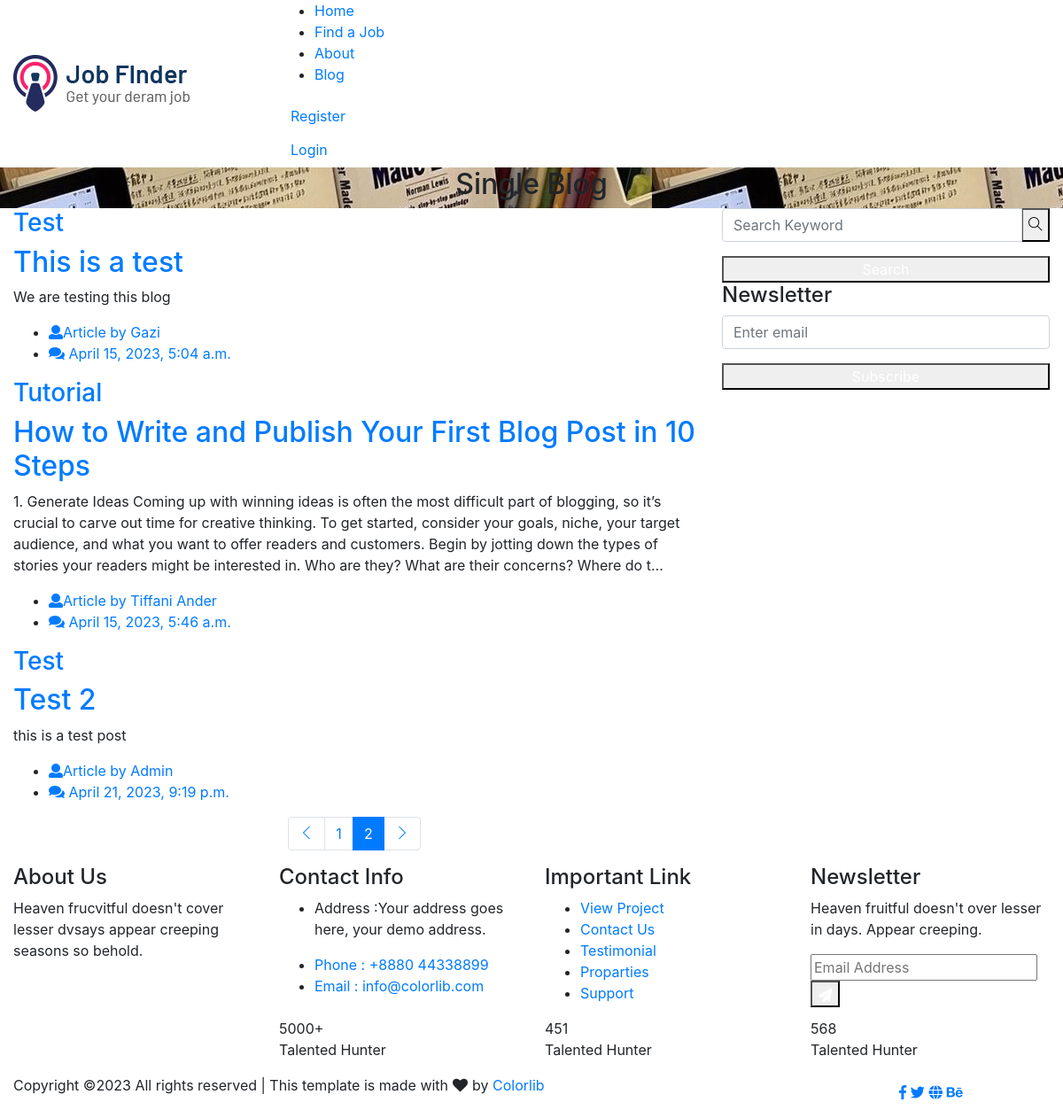
Page /blog on the committed database.
### job/models.py (models this page shows, shortened)
class Post(models.Model):
    sno = models.AutoField(primary_key=True)
    title = models.CharField(max_length=255)
    tag = models.CharField(max_length=13)
    content = models.TextField()
    author = models.CharField(max_length=13)
    slug = models.CharField(max_length=130)
    timeStamp = models.DateTimeField(blank=True)

### job/views.py (the view)
# urls.py: path('blog',blog, name='blog'),
def blog(request):
    text = request.GET.get('text')
    allPosts = Post.objects.all()
    if text:
        allPosts = allPosts.filter(title__icontains=text)
    context = {'allPosts' : allPosts}
    return render(request,"blog.html",context)

### job/templates/blog.html (shortened to what this page needs)
<!doctype html>
<html class="no-js" lang="zxx">
<head>
    {% load static %}
    <link rel="stylesheet" href="{% static "css/bootstrap.min.css" %}">
    <link rel="stylesheet" href="{% static "css/owl.carousel.min.css" %}s">
    <link rel="stylesheet" href="{% static "css/slicknav.css" %}">
    <link rel="stylesheet" href="{% static "css/animate.min.css" %}">
    <link rel="stylesheet" href="{% static "css/price_rangs.css" %}">
    <link rel="stylesheet" href="{% static "css/magnific-popup.css" %}">
    <link rel="stylesheet" href="{% static "css/fontawesome-all.min.css" %}">
    <link rel="stylesheet" href="{% static "css/themify-icons.css" %}">
    <link rel="stylesheet" href="{% static "css/slick.css" %}">
    <link rel="stylesheet" href="{% static "css/nice-select.css" %}">
    <link rel="stylesheet" href="{% static "css/style.css" %}">
    <link rel="stylesheet" href="{% static "css/responsive.css" %}">
</head>
<body>
    <header>
        <div class="header-area header-transparrent">
          <div class="headder-top header-sticky">
            <div class="container">
              <div class="row align-items-center">
                <div class="col-lg-3 col-md-2">
                  <div class="logo">
                    <a href="{% url 'index' %}"><img src="{% static 'img/logo/logo.png'%}" alt=""></a>
                  </div>
                </div>
                <div class="col-lg-9 col-md-9">
                  <div class="menu-wrapper">
                    <div class="main-menu">
                      <nav class="d-none d-lg-block">
                        <ul id="navigation">
                            <li><a href="{% url 'index' %}">Home</a></li>
                        <li><a href="{% url 'latest_job' %}">Find a Job </a></li>
                        <li><a href="{% url 'about' %}">About</a></li>
                        <li><a href="{% url 'blog' %}">Blog</a></li>
                          </ul>
                      </nav>
                    </div>
                    <div class="header-btn d-none f-right d-lg-block">
                      <a href="#" class="btn head-btn2" data-toggle="dropdown" role="button">Register</a>
                    </div>
                      <div class="dropdown">
                      <a href="#" class="btn head-btn2" data-toggle="dropdown" role="button">Login</a>
                    </div>
                    </div>
                  </div>
                </div>
                <div class="col-12">
                </div>
              </div>
            </div>
          </div>
      </header>
    <div class="slider-area ">
        <div class="single-slider section-overly slider-height2 d-flex align-items-center" data-background= "{% static 'img/hero/blog.jpg'%}">
            <div class="container">
                <div class="row">
                    <div class="col-xl-12">
                        <div class="hero-cap text-center">
                            <h2>Single Blog</h2>
                        </div>
                    </div>
                </div>
            </div>
        </div>
    </div>
    <section class="blog_area section-padding">
        <div class="container">
            <div class="row">
                <div class="col-lg-8 mb-5 mb-lg-0">
                    <div class="blog_left_sidebar">
                        {% for post in allPosts %}
                        <article class="blog_item">
                            <div class="blog_item_img">
                                <a href="#" class="blog_item_date">
                                    <h3> {{post.tag}} </h3>
                                </a>
                            </div>
                            <div class="blog_details">
                                <a class="d-inline-block" href="/blog/{{post.slug}}">
                                    <h2> {{post.title}} </h2>
                                </a>
                                <p> {{post.content| truncatechars:400}} </p>
                                <ul class="blog-info-link">
                                    <li><a href="#"><i class="fa fa-user"></i>Article by {{post.author}} </a></li>
                                    <li><a href="#"><i class="fa fa-comments"></i> {{post.timeStamp}} </a></li>
                                </ul>
                            </div>
                        </article>
                        {% endfor %}
                        <nav class="blog-pagination justify-content-center d-flex">
                            <ul class="pagination">
                                <li class="page-item">
                                    <a href="#" class="page-link" aria-label="Previous">
                                        <i class="ti-angle-left"></i>
                                    </a>
                                </li>
                                <li class="page-item">
                                    <a href="#" class="page-link">1</a>
                                </li>
                                <li class="page-item active">
                                    <a href="#" class="page-link">2</a>
                                </li>
                                <li class="page-item">
                                    <a href="#" class="page-link" aria-label="Next">
                                        <i class="ti-angle-right"></i>
                                    </a>
                                </li>
                            </ul>
                        </nav>
                    </div>
                </div>
                <div class="col-lg-4">
                    <div class="blog_right_sidebar">
                        <aside class="single_sidebar_widget search_widget">
                            <form action="{% url 'blog' %}" method="GET">
                                <div class="form-group">
                                    <div class="input-group mb-3">
                                        <input type="text" class="form-control" placeholder='Search Keyword' name="text" id="text"
                                            onfocus="this.placeholder = ''"
                                            onblur="this.placeholder = 'Search Keyword'">
                                        <div class="input-group-append">
                                            <button class="btns" type="button"><i class="ti-search"></i></button>
                                        </div>
                                    </div>
                                </div>
                                <button class="button rounded-0 primary-bg text-white w-100 btn_1 boxed-btn"
                                    type="submit">Search</button>
                            </form>
                        </aside>
                        <aside class="single_sidebar_widget newsletter_widget">
                            <h4 class="widget_title">Newsletter</h4>
                            <form action="#">
                                <div class="form-group">
                                    <input type="email" class="form-control" onfocus="this.placeholder = ''"
                                        onblur="this.placeholder = 'Enter email'" placeholder='Enter email' required>
                                </div>
                                <button class="button rounded-0 primary-bg text-white w-100 btn_1 boxed-btn"
                                    type="submit">Subscribe</button>
                            </form>
                        </aside>
                    </div>
                </div>
            </div>
        </div>
    </section>
    <footer>
        <div class="footer-area footer-bg footer-padding">
            <div class="container">
                <div class="row d-flex justify-content-between">
                    <div class="col-xl-3 col-lg-3 col-md-4 col-sm-6">
                        <div class="single-footer-caption mb-50">
                            <div class="single-footer-caption mb-30">
                                <div class="footer-tittle">
                                    <h4>About Us</h4>
                                    <div class="footer-pera">
                                        <p>Heaven frucvitful doesn't cover lesser dvsays appear creeping seasons so behold.</p>
                                </div>
                                </div>
                            </div>
                        </div>
                    </div>
                    <div class="col-xl-3 col-lg-3 col-md-4 col-sm-5">
                        <div class="single-footer-caption mb-50">
                            <div class="footer-tittle">
                                <h4>Contact Info</h4>
                                <ul>
                                    <li>
                                    <p>Address :Your address goes
                                        here, your demo address.</p>
                                    </li>
                                    <li><a href="#">Phone : +8880 44338899</a></li>
                                    <li><a href="#">Email : info@colorlib.com</a></li>
                                </ul>
                            </div>
                        </div>
                    </div>
                    <div class="col-xl-3 col-lg-3 col-md-4 col-sm-5">
                        <div class="single-footer-caption mb-50">
                            <div class="footer-tittle">
                                <h4>Important Link</h4>
                                <ul>
                                    <li><a href="#"> View Project</a></li>
                                    <li><a href="#">Contact Us</a></li>
                                    <li><a href="#">Testimonial</a></li>
                                    <li><a href="#">Proparties</a></li>
                                    <li><a href="#">Support</a></li>
                                </ul>
                            </div>
                        </div>
                    </div>
                    <div class="col-xl-3 col-lg-3 col-md-4 col-sm-5">
                        <div class="single-footer-caption mb-50">
                            <div class="footer-tittle">
                                <h4>Newsletter</h4>
                                <div class="footer-pera footer-pera2">
                                    <p>Heaven fruitful doesn't over lesser in days. Appear creeping.</p>
                                </div>
                                <div class="footer-form" >
                                    <div id="mc_embed_signup">
                                        <form target="_blank" action="https://spondonit.us12.list-manage.com/subscribe/post?u=1462626880ade1ac87bd9c93a&amp;id=92a4423d01"
                                        method="get" class="subscribe_form relative mail_part">
                                            <input type="email" name="email" id="newsletter-form-email" placeholder="Email Address"
                                            class="placeholder hide-on-focus" onfocus="this.placeholder = ''"
                                            onblur="this.placeholder = ' Email Address '">
                                            <div class="form-icon">
                                                <button type="submit" name="submit" id="newsletter-submit"
                                                class="email_icon newsletter-submit button-contactForm"><img src="assets/img/icon/form.png" alt=""></button>
                                            </div>
                                        </form>
                                    </div>
                                </div>
                            </div>
                        </div>
                    </div>
                </div>
                <div class="row footer-wejed justify-content-between">
                        <div class="col-xl-3 col-lg-3 col-md-4 col-sm-6">
                            <div class="footer-logo mb-20">
                            <a href="index.html"><img src="assets/img/logo/logo2_footer.png" alt=""></a>
                            </div>
                        </div>
                        <div class="col-xl-3 col-lg-3 col-md-4 col-sm-5">
                        <div class="footer-tittle-bottom">
                            <span>5000+</span>
                            <p>Talented Hunter</p>
                        </div>
                        </div>
                        <div class="col-xl-3 col-lg-3 col-md-4 col-sm-5">
                            <div class="footer-tittle-bottom">
                                <span>451</span>
                                <p>Talented Hunter</p>
                            </div>
                        </div>
                        <div class="col-xl-3 col-lg-3 col-md-4 col-sm-5">
                            <div class="footer-tittle-bottom">
                                <span>568</span>
                                <p>Talented Hunter</p>
                            </div>
                        </div>
                </div>
            </div>
        </div>
        <div class="footer-bottom-area footer-bg">
            <div class="container">
                <div class="footer-border">
                        <div class="row d-flex justify-content-between align-items-center">
                            <div class="col-xl-10 col-lg-10 ">
                                <div class="footer-copy-right">
                                    <p>
  Copyright &copy;<script>document.write(new Date().getFullYear());</script> All rights reserved | This template is made with <i class="fa fa-heart" aria-hidden="true"></i> by <a href="https://colorlib.com" target="_blank">Colorlib</a>
  </p>
                                </div>
                            </div>
                            <div class="col-xl-2 col-lg-2">
                                <div class="footer-social f-right">
                                    <a href="#"><i class="fab fa-facebook-f"></i></a>
                                    <a href="#"><i class="fab fa-twitter"></i></a>
                                    <a href="#"><i class="fas fa-globe"></i></a>
                                    <a href="#"><i class="fab fa-behance"></i></a>
                                </div>
                            </div>
                        </div>
                </div>
            </div>
        </div>
    </footer>
</body>
</html>

### rows in the picture
Post: tag "Test", title "This is a test", content "We are testing this blog", author "Gazi", timeStamp "April 15, 2023, 5:04 a.m."
Post: tag "Tutorial", title "How to Write and Publish Your First Blog Post in 10 Steps", content "1. Generate Ideas Coming up with winning ideas is often the most difficult part of blogging, so it’s crucial to carve out time for creative thinking. To get started, consider your goals, niche, your target audience, and what you want to offer readers and customers. Begin by jotting down the types of stories your readers might be interested in. Who are they? What are their concerns? Where do t…", author "Tiffani Ander", timeStamp "April 15, 2023, 5:46 a.m."
Post: tag "Test", title "Test 2", content "this is a test post", author "Admin", timeStamp "April 21, 2023, 9:19 p.m."
